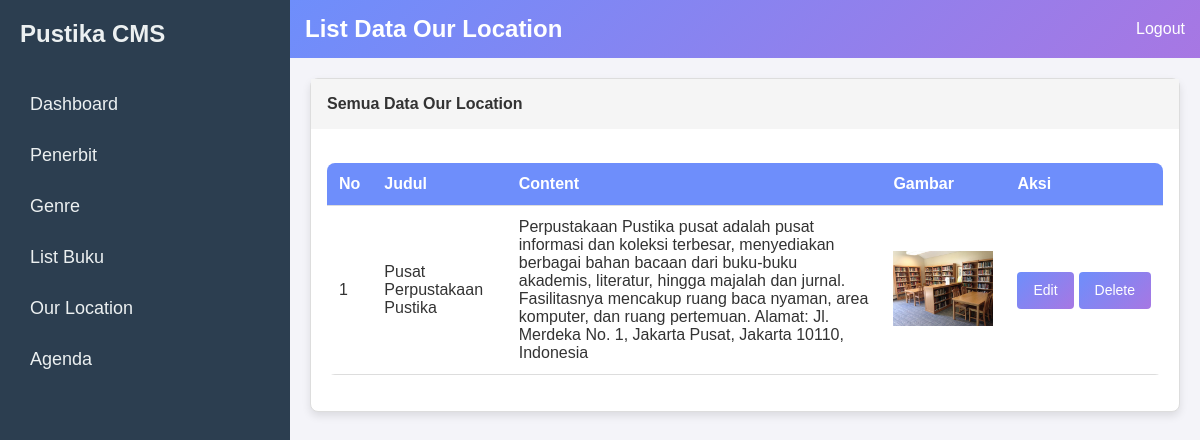
/admin-our-location/index (signed in), run on the app's committed database.
### tables this page shows
CREATE TABLE `our_location` (
  `id` int NOT NULL AUTO_INCREMENT,
  `gambar` text,
  `title` varchar(255) DEFAULT NULL,
  `description` text,
  `created_at` timestamp NULL DEFAULT CURRENT_TIMESTAMP,
  PRIMARY KEY (`id`)
);

### Core/ResponseFactory.php (called while the page is built, shortened)
<?php
class ResponseFactory
{
    public static function view($config, $templates, $data = []): Response
    {
        extract($data);
        if (is_array($templates)) {
            foreach ($templates as $template) {
                include $config::VIEW_PATH . str_replace('.', DIRECTORY_SEPARATOR, $template) . '.php';
            }
        } else {
            include $config::VIEW_PATH . str_replace('.', DIRECTORY_SEPARATOR, $templates) . '.php';
        }
        $content = ob_get_clean();
        if (isset($data['layout'])) {
            $layoutPath = $config::VIEW_PATH . 'layouts/' . $data['layout'] . '.php';
            if (file_exists($layoutPath)) {
                $responseContent = ob_get_clean();
            } else {
                $responseContent = $content;
            }
        } else {
            $responseContent = $content;
        }
        return new Response($responseContent, [
            'Content-Type' => 'text/html'
        ], 200);
    }
}

### Core/helpers.php (called while the page is built, shortened)
<?php
if (!function_exists('view')) {
    function view($views, $data = [], $layout = null)
    {
        $data['layout'] = $layout;
        return ResponseFactory::view(app()->getConfig(), $views, $data);
    }
}
if (!function_exists('app')) {
    function app()
    {
        return Pustika::getInstance();
    }
}

### App/Controllers/AdminOurLocationController.php (called while the page is built, shortened)
<?php
class AdminOurLocationController
{
    protected $ourLocationModel;
    public function __construct()
    {
        $this->ourLocationModel = new OurLocation();
    }
    public function index(Request $request)
    {
        $ourLocations = $this->ourLocationModel->all();
        $fileDisplay = new FileDisplay('uploaded_files');
        $data = [
            'user' => auth(),
            'ourLocations' => $ourLocations,
            'fileDisplay' => $fileDisplay,
        ];
        return view('admin/our_location/index', $data, 'admin');
    }
}

### Core/Router.php (called while the page is built, shortened)
<?php
class Router
{
    protected $config;
    public function __construct($config)
    {
        $this->config = $config;
    }
    public function handle(Request $request): Response
    {
        $uri = $request->server('REQUEST_URI');
        $uri = str_replace($this->config::BASE_URL, "", $uri);
        $args = explode('/', trim($uri, '/'));
        if (1 === count($args)) {
            $controller = $this->config::DEFAULT_CONTROLLER;
            $method = array_shift($args) ?: $this->config::ACTION_INDEX;
        } else {
            $controller = array_shift($args);
            $method = array_shift($args);
        }
        $method = explode('?', $method, 2)[0];
        $controller = $this->convertToCamelCase($controller);
        $method = $this->convertToStudlyCaps($method);
        return $this->run($controller, $method, $args, $request);
    }
    protected function convertToCamelCase($value): string
    {
        return str_replace(' ', '', ucwords(str_replace('-', ' ', $value)));
    }
    protected function convertToStudlyCaps($value): string
    {
        return lcfirst($this->convertToCamelCase($value));
    }
    protected function run($controller, $method, $args, Request $request): Response
    {
        array_unshift($args, $request);
        $class = $this->config::CONTROLLER_NAMESPACE."\\{$controller}Controller";
        if (class_exists($class) && is_callable($toCall = [new $class, $method])) {
            $result = call_user_func_array($toCall, $args);
        } else {
            $class = $this->config::CONTROLLER_NAMESPACE.'\\'.$this->config::DEFAULT_CONTROLLER.'Controller';
            $result = call_user_func([new $class, $this->config::ACTION_404], $request);
        }
        return $result;
    }
}

### public/index.php (called while the page is built, shortened)
<?php
require_once dirname(__DIR__) . '/Core/helpers.php';
$app = Core\Pustika::getInstance(App\Config::class);

### Core/Database.php (called while the page is built, shortened)
<?php
final class Database
{
    private static $conn = null;
    public static function getConnection()
    {
        if (is_null(self::$conn)) {
            $c = app()->getConfig()::DB_CONFIG;
            $dsn = "mysql:host={$c['host']};dbname={$c['dbname']};";
            if (isset($c['port'])) {
                $dsn .= "port={$c['port']};";
            }
            self::$conn = new \PDO(
                $dsn,
                $c['username'],
                $c['password']
            );
            self::$conn->setAttribute(\PDO::ATTR_ERRMODE, \PDO::ERRMODE_EXCEPTION);
        }
        return self::$conn;
    }
}

### Core/Model.php (called while the page is built, shortened)
<?php
class Model
{
    protected $table = null;
    protected $query = '';
    protected $params = [];
    public function all($columns = ['*'], $fetchStyle = \PDO::FETCH_BOTH)
    {
        $columns = implode(",", $columns);
        $stmt = Database::getConnection()
            ->prepare("SELECT $columns FROM $this->table" . $this->query);
        $stmt->execute($this->params);
        return $stmt->fetchAll($fetchStyle);
    }
}

### App/Views/admin/our_location/index.php (the view, shortened to what this page needs)
<header class="header">
    <h1>List Data Our Location</h1>
    <div class="header-right">
        <a href="/auth/logout" onclick="return confirm('Apakah anda ingin logout?')" class="header-link">Logout</a>
    </div>
</header>
<div class="card">
    <div class="card-header">
        Semua Data Our Location
    </div>
    <div class="card-body">
        <br>
        <table class="styled-table">
            <thead>
                <tr>
                    <th>No</th>
                    <th>Judul</th>
                    <th>Content</th>
                    <th>Gambar</th>
                    <th>Aksi</th>
                </tr>
            </thead>
            <tbody>
                <?php foreach ($ourLocations as $index => $ourLocation): ?>
                    <tr>
                        <td><?php echo htmlspecialchars($index + 1); ?></td>
                        <td><?php echo htmlspecialchars($ourLocation['title']); ?></td>
                        <td><?php echo htmlspecialchars(
                            $ourLocation['description']
                        ); ?></td>
                        <td>
                            <?php if (!empty($ourLocation['gambar'])): ?>
                                <?php echo $fileDisplay->getImageTag(
                                    $ourLocation['gambar'],
                                    'Our Location Image'
                                ); ?>
                            <?php else: ?>
                                No Image
                            <?php endif; ?>
                        </td>
                        <td>
                            <div class="btn-group">
                                <a href="/admin-our-location/edit/<?php echo htmlspecialchars(
                                    $ourLocation['id']
                                ); ?>"
                                    class="btn btn-sm btn-primary">Edit</a>
                                <a href="/admin-our-location/delete/<?php echo htmlspecialchars(
                                    $ourLocation['id']
                                ); ?>"
                                    class="btn btn-sm btn-primary"
                                    onclick="return confirm('Are you sure you want to delete this data?')">Delete</a>
                            </div>
                        </td>
                    </tr>
                <?php endforeach; ?>
            </tbody>
        </table>
    </div>
</div>

### Core/FileDisplay.php (shortened to what this page needs)
<?php
class FileDisplay
{
    protected static $baseUrl = '';
    protected $uploadDir;
    public static function initializeBaseUrl()
    {
        if (self::$baseUrl === '') {
            $protocol = (!empty($_SERVER['HTTPS']) && $_SERVER['HTTPS'] !== 'off') ? 'https' : 'http';
            $host = $_SERVER['HTTP_HOST'];
            $scriptName = dirname($_SERVER['SCRIPT_NAME']);
            self::$baseUrl = $protocol . '://' . $host . $scriptName . 'storage/';
        }
    }
    public function __construct(string $uploadDir)
    {
        $this->uploadDir = trim($uploadDir, '/');
    }
    public function getFileUrl(string $fileName)
    {
        return self::$baseUrl . '/' . $this->uploadDir . '/' . urlencode($fileName);
    }
    public function getImageTag(string $fileName, string $altText = 'Image', string $width = '100px', string $height = 'auto')
    {
        $url = $this->getFileUrl($fileName);
        return '<img src="' . htmlspecialchars($url) . '" alt="' . htmlspecialchars($altText) . '" style="width: ' . htmlspecialchars($width) . '; height: ' . htmlspecialchars($height) . ';">';
    }
}

### public/assets/css/admin.css (style rules this page uses)
body, h1, h2, p { margin: 0; padding: 0; box-sizing: border-box; }
body { font-family: Arial, sans-serif; background-color: #f4f4f9; color: #333; display: flex; height: 100vh; margin: 0; }
.header { background: linear-gradient(135deg, #6e8efb, #a777e3); color: #fff; padding: 15px; display: flex; justify-content: space-between; align-items: center; }
.header h1 { font-size: 24px; }
.header-right { display: flex; }
.header-link { color: #fff; text-decoration: none; margin-left: 15px; font-size: 16px; }
.card { border: 1px solid #ddd; border-radius: 8px; box-shadow: 0 4px 8px rgba(0, 0, 0, 0.1); background-color: #fff; margin-bottom: 20px; }
.card-header { background-color: #f5f5f5; padding: 16px; font-size: 1em; font-weight: bold; position: relative; }
.card-body { padding: 16px; }
.btn { padding: 12px 24px; border: none; border-radius: 4px; cursor: pointer; font-size: 16px; display: inline-block; text-decoration: none; text-align: center; line-height: 1.5; transition: background-color 0.3s, box-shadow 0.3s; }
.btn-sm { padding: 8px 16px; font-size: 14px; }
.btn-primary { background: linear-gradient(135deg, #6e8efb, #a777e3); color: #fff; transition: background 0.3s ease; }
.styled-table { width: 100%; border-collapse: collapse; margin-bottom: 20px; background-color: #fff; border-radius: 8px; overflow: hidden; }
.styled-table th, .styled-table td { padding: 12px; text-align: left; border-bottom: 1px solid #ddd; }
.styled-table th { background: #6e8efb; color: #fff; }
.btn-group { display: flex; gap: 5px; }

### data on the page
our_location: title "Pusat Perpustakaan Pustika", description "Perpustakaan Pustika pusat adalah pusat informasi dan koleksi terbesar, menyediakan berbagai bahan bacaan dari buku-buku akademis, literatur, hingga majalah dan jurnal. Fasilitasnya mencakup ruang baca nyaman, area komputer, dan ruang pertemuan. Alamat: Jl. Merdeka No. 1, Jakarta Pusat, Jakarta 10110, Indonesia", gambar (picture)
